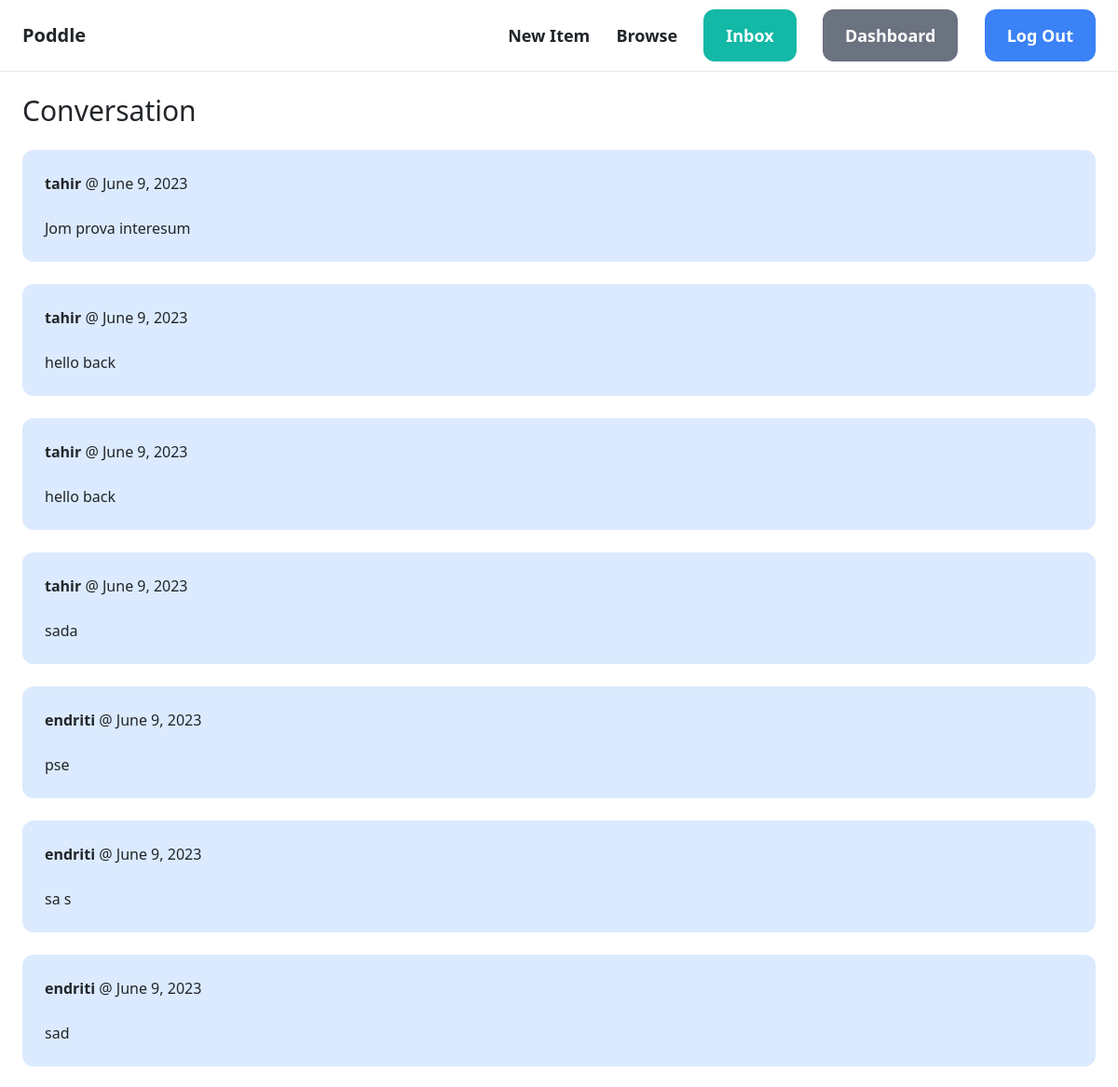
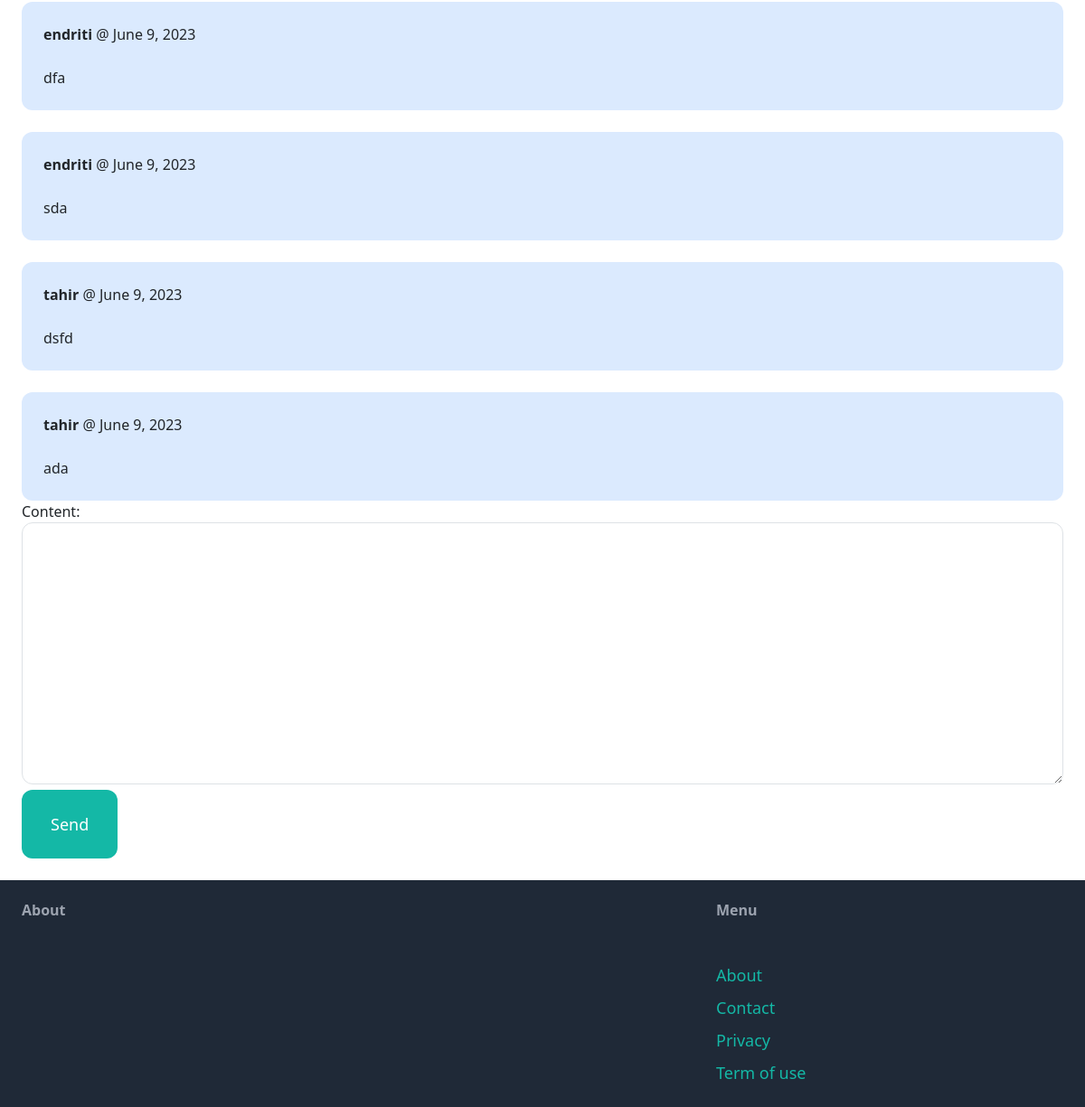
The page /inbox/2/ (signed in) on the database its author committed (2 pictures, top to bottom).
### conversation/models.py (models this page shows)
class ConversationMessage(models.Model):
    conversation = models.ForeignKey(Conversation,related_name='messages',on_delete=models.CASCADE)
    content = models.TextField()
    created_at = models.DateField(auto_now_add=True)
    created_by = models.ForeignKey(User,related_name='created_messages',on_delete=models.CASCADE)

### conversation/views.py (the view)
# urls.py: path('<int:pk>/',views.detail,name='detail'),
@login_required
def detail(request,pk):
    conversation = Conversation.objects.filter(members__in=[request.user.id]).get(pk=pk)
    if request.method =='POST':
        form = ConversationMessageForm(request.POST)
        if form.is_valid():
            conversation_message = form.save(commit=False)
            conversation_message.conversation = conversation
            conversation_message.created_by = request.user
            conversation_message.save()
            conversation.save()
            return redirect('conversation:detail',pk=pk)
    else:
        form = ConversationMessageForm()
    return render(request,'prova/detail.html',{
        'conversation' : conversation,
        'form' : form
    })

### conversation/forms.py
class ConversationMessageForm(forms.ModelForm):
    class Meta:
        model = ConversationMessage
        fields = ('content',)
        widgets = {
            'content': forms.Textarea(attrs={
                'class' : 'w-full py-4 px-6 rounded-xl border'
            })
        }

### conversation/templates/prova/detail.html (shortened to what this page needs)
{% extends 'core/base.html' %}
{% block content %}
<h1 class="mb-6 text-3xl">Conversation</h1>
<div class="space-y-6">
    {% for message in conversation.messages.all %}
        <div class="p-6 flex {% if message.created_by %}bg-blue-100{% else %}bg-gray-100{% endif %} rounded-xl">
            <div>
                <p class="mb-4"><strong>{{ message.created_by.username }}</strong> @ {{ message.created_at }}</p>
                <p>{{ message.content }}</p>
            </div>
        </div>
    {% endfor %}
</div>
<form action="." method="post">
    {{ form.as_p }}
    <button class="py-4 px-8 text-lg bg-teal-500 hover:bg-teal-700 rounded-xl text-white">Send</button>
</form>
{% endblock %}

### rows shown on the page
ConversationMessage: created_by.username "tahir", created_at "June 9, 2023", content "Jom prova interesum"
ConversationMessage: created_by.username "tahir", created_at "June 9, 2023", content "hello back"
ConversationMessage: created_by.username "tahir", created_at "June 9, 2023", content "hello back"
ConversationMessage: created_by.username "tahir", created_at "June 9, 2023", content "sada"
ConversationMessage: created_by.username "endriti", created_at "June 9, 2023", content "pse"
ConversationMessage: created_by.username "endriti", created_at "June 9, 2023", content "sa s"
ConversationMessage: created_by.username "endriti", created_at "June 9, 2023", content "sad"
ConversationMessage: created_by.username "endriti", created_at "June 9, 2023", content "dfa"
ConversationMessage: created_by.username "endriti", created_at "June 9, 2023", content "sda"
ConversationMessage: created_by.username "tahir", created_at "June 9, 2023", content "dsfd"
ConversationMessage: created_by.username "tahir", created_at "June 9, 2023", content "ada"
